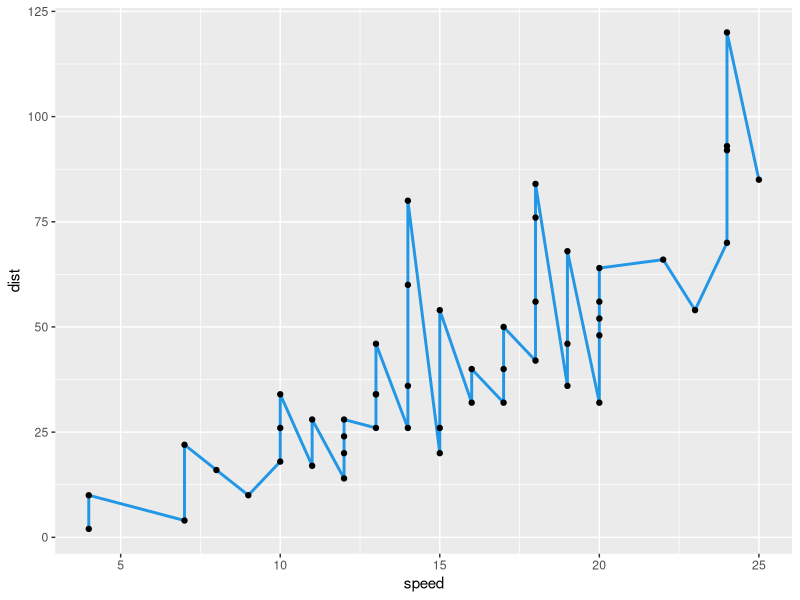

This figure's R source:


library(datasets)
library(ggplot2)


#Mi tema favorito son los carros

df <- cars

ggplot(df, aes(x = speed, y = dist)) +
  geom_line(color = 4,   
            lwd = 1,    
            linetype = 1) +
geom_point()